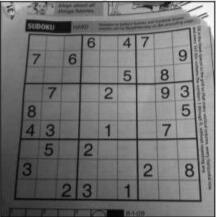
#> input picture Image Processing in OpenCV/Image Thresholding/ChessBoard.jpg, 216 x 217 px
$ python AdaptiveThreshold.py
#> lines starting #> are read from the running program, lines starting #| are printed output that depends on the picture; after the words box and inside, x2 and y2 are one past the last pixel; in counts of white or black regions, pixels touching at a corner belong together
# -*- coding: utf-8 -*-
"""
@author: wuxin
"""
import cv2 as cv
import numpy as np
from matplotlib import pyplot as plt

if __name__ == "__main__":

    img = cv.imread('ChessBoard.jpg', 0)
#> img is the input picture: shape (217, 216); min 0, max 255, mean 113.7
    # 中值滤波
    img = cv.medianBlur(img, 5)
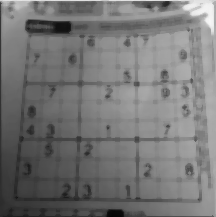
#> img: shape (217, 216); min 4, max 246, mean 117.5

    ret, th1 = cv.threshold(img, 127, 255, cv.THRESH_BINARY)
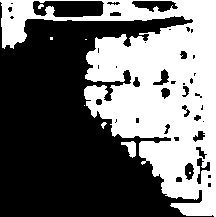
#> th1: shape (217, 216); 42.2% white; 8 white regions (4 under 20 px), largest, box (x1, y1, x2, y2) and area: (0, 0, 216, 217) 19597, (121, 141, 136, 158) 139, (101, 122, 107, 129) 22, (38, 4, 44, 9) 20
    #11 为Block size, 2为C值
    th2 = cv.adaptiveThreshold(img, 255, cv.ADAPTIVE_THRESH_MEAN_C, \
                               cv.THRESH_BINARY, 11, 2)
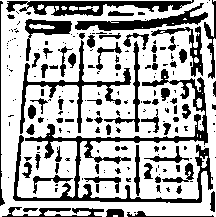
#> th2: shape (217, 216); 68.6% white; 201 black regions (123 under 20 px), largest, box (x1, y1, x2, y2) and area: (13, 69, 213, 203) 3638, (6, 0, 194, 16) 1454, (20, 40, 131, 134) 1191
    th3 = cv.adaptiveThreshold(img, 255, cv.ADAPTIVE_THRESH_GAUSSIAN_C, \
                               cv.THRESH_BINARY, 11, 2)
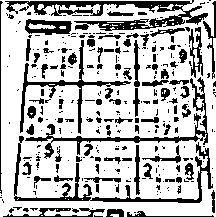
#> th3: shape (217, 216); 72.9% white; 316 black regions (222 under 20 px), largest, box (x1, y1, x2, y2) and area: (5, 0, 208, 31) 2208, (14, 136, 213, 203) 1463, (25, 77, 208, 159) 1239

    titles = ['Orignal Image', 'Global Thresholding(v = 127)',
              'Adaptive Mean Thresholding', 'Adaptive Gaussian Thresholding']
    images = [img, th1, th2, th3]

    for i in range(4):
        plt.subplot(2, 2, i+1), plt.imshow(images[i], 'gray')
        plt.title(titles[i])
        plt.xticks([]), plt.yticks([])
    plt.show()

$ run again, with Image Processing in OpenCV/Image Thresholding/nosing.jpg copied over Image Processing in OpenCV/Image Thresholding/ChessBoard.jpg
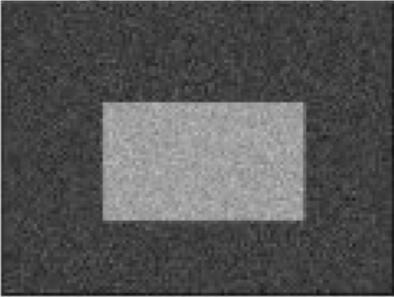
#> input picture Image Processing in OpenCV/Image Thresholding/nosing.jpg, 394 x 297 px
#> img is the input picture: shape (297, 394); min 16, max 226, mean 84
#> `ret, th1 = cv.threshold(img, 127, 255, cv.THRESH_BINARY)`:
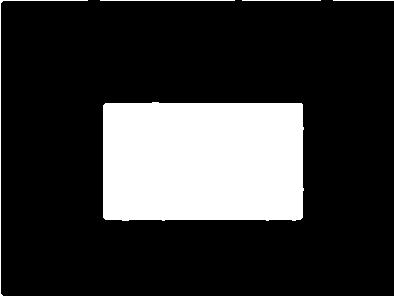
#> th1: shape (297, 394); 20.9% white; 5 white regions, box (x1, y1, x2, y2) and area: (103, 102, 304, 221) 23420, (0, 0, 394, 297) 783, (100, 0, 235, 1) 135, (242, 0, 321, 1) 79, (333, 0, 394, 1) 61
#> th2: shape (297, 394); 62.1% white; 488 black regions (151 under 20 px), largest, box (x1, y1, x2, y2) and area: (45, 66, 379, 276) 8882, (1, 1, 394, 296) 8538, (314, 26, 386, 55) 560
#> th3: shape (297, 394); 71.8% white; 1037 black regions (611 under 20 px), largest, box (x1, y1, x2, y2) and area: (1, 1, 394, 296) 6275, (87, 77, 325, 245) 4351, (190, 69, 230, 95) 218
#> `plt.show()`:
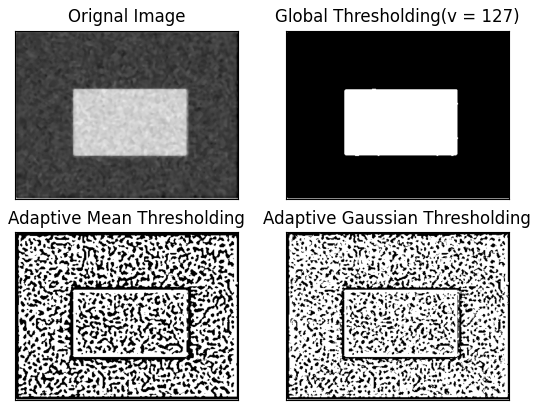
#> figure drawn by matplotlib, 4 panels
